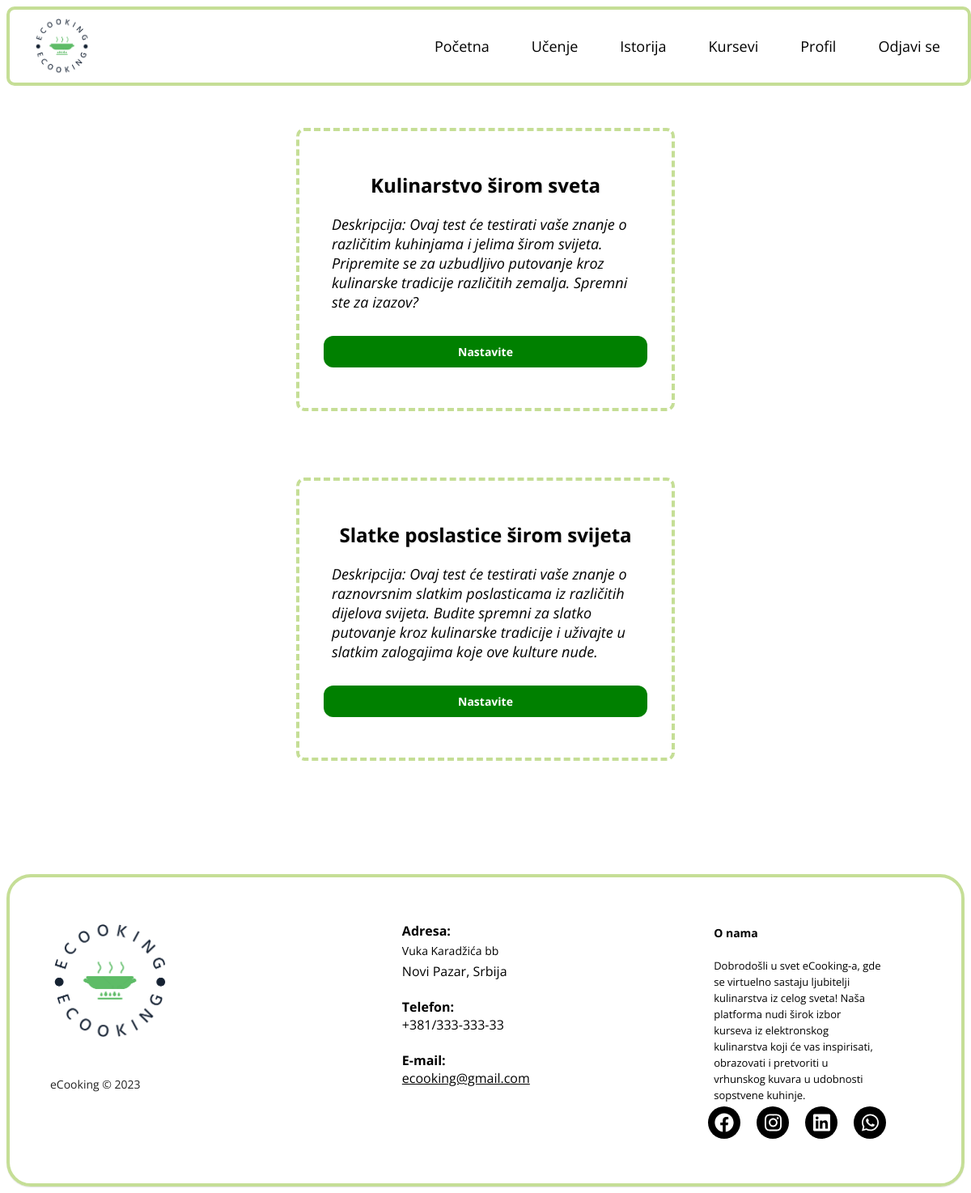
/Pages/Courses/CreateCourses/Learning.php (signed in), run on the app's committed database.
### tables this page shows
CREATE TABLE `kurs` (
  `Id` int(255) NOT NULL,
  `Naziv` varchar(255) DEFAULT NULL,
  `Opis` varchar(255) NOT NULL,
  `Created` tinyint(1) NOT NULL,
  `Kreator` varchar(255) NOT NULL,
  `file_name` varchar(55) NOT NULL,
  `file_path` varchar(255) NOT NULL
);

### Pages/Courses/CreateCourses/Learning.php (the view, shortened to what this page needs)
<?php
include '../../../Components/Navbar/Navbar.php';
include_once '../../../Shared/connection.php';
$UserName=$_SESSION["UserName"];
$sql = "SELECT *
FROM kurs
WHERE kurs.Created= true AND kurs.Id IN (
  SELECT userkurs.KursId
  FROM userkurs
  WHERE userkurs.KorisnikId = '$UserName' AND userkurs.Completed = 0
)";
$result  = $con->query($sql);
echo "<div>";
if ($result->num_rows > 0) {
    while ($row = $result->fetch_assoc()) {
        echo '<div class="course-card">';
        echo '<h2 class="course-name"> ' . $row["Naziv"] . '</h2>';
        echo '<p class="course-description">Deskripcija: ' . $row["Opis"] . '</p>';
        echo "<a class='btn' href='CourseDetails.php?IdKursa=" . $row["Id"] . "' >Nastavite</a>";
        echo '</div>';
    }
} else
echo "
<div class='glavni'><div class='message-wrapper '><h1 class='centerText marginBottom'>Niste započeli nijedan kurs!</h1></div></div>";
echo "</div>";
include '../../../Components/Footer/footer.php';
?>

### Pages/Courses/CreateCourses/Learning.php (style rules this page uses)
.course-card { width: 400px; height: auto; padding: 30px; background-color: white; text-align: center; border-radius: 10px; border: 4px dashed #C5DE96; margin: 30px auto; }
.course-name { font-size: 24px; font-weight: bold; margin-bottom: 10px; text-shadow: 1px 1px 2px rgba(0, 0, 0, 0.1); text-align: center; }
.course-description { font-size: 18px; text-align: left; margin: 0; padding: 10px; border-radius: 10px; font-style: italic; }
.btn { display: flex; font-weight: bold; font-size: 14px; color: #fff; background-color: green; padding: 10px 30px; border-radius: 12px; display: flex; flex-direction: row; align-items: center; cursor: pointer; text-align: center; text-decoration: none; margin: 5% auto; justify-content: center; }

### data on the page
kurs: Naziv "Kulinarstvo širom sveta", Opis "Ovaj test će testirati vaše znanje o različitim kuhinjama i jelima širom svijeta. Pripremite se za uzbudljivo putovanje kroz kulinarske tradicije različitih zemalja. Spremni ste za izazov?"
kurs: Naziv "Slatke poslastice širom svijeta", Opis "Ovaj test će testirati vaše znanje o raznovrsnim slatkim poslasticama iz različitih dijelova svijeta. Budite spremni za slatko putovanje kroz kulinarske tradicije i uživajte u slatkim zalogajima koje ove kulture nude."
